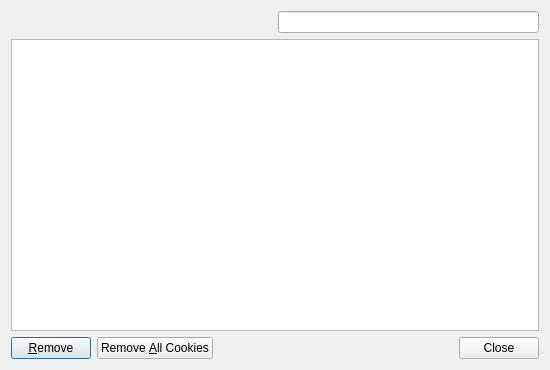
<ui version="4.0" >
 <class>CookiesDialog</class>
 <widget class="QDialog" name="CookiesDialog" >
  <property name="geometry" >
   <rect>
    <x>0</x>
    <y>0</y>
    <width>550</width>
    <height>370</height>
   </rect>
  </property>
  <property name="windowTitle" >
   <string>Cookies</string>
  </property>
  <layout class="QGridLayout" >
   <item row="0" column="0" >
    <spacer>
     <property name="orientation" >
      <enum>Qt::Horizontal</enum>
     </property>
     <property name="sizeHint" stdset="0" >
      <size>
       <width>252</width>
       <height>20</height>
      </size>
     </property>
    </spacer>
   </item>
   <item row="0" column="1" >
    <widget class="SearchLineEdit" name="search" />
   </item>
   <item row="1" column="0" colspan="2" >
    <widget class="EditTableView" name="cookiesTable" />
   </item>
   <item row="2" column="0" colspan="2" >
    <layout class="QHBoxLayout" >
     <item>
      <widget class="QPushButton" name="removeButton" >
       <property name="text" >
        <string>&amp;Remove</string>
       </property>
      </widget>
     </item>
     <item>
      <widget class="QPushButton" name="removeAllButton" >
       <property name="text" >
        <string>Remove &amp;All Cookies</string>
       </property>
      </widget>
     </item>
     <item>
      <spacer>
       <property name="orientation" >
        <enum>Qt::Horizontal</enum>
       </property>
       <property name="sizeHint" stdset="0" >
        <size>
         <width>40</width>
         <height>20</height>
        </size>
       </property>
      </spacer>
     </item>
     <item>
      <widget class="QDialogButtonBox" name="buttonBox" >
       <property name="standardButtons" >
        <set>QDialogButtonBox::Close</set>
       </property>
      </widget>
     </item>
    </layout>
   </item>
  </layout>
 </widget>
 <customwidgets>
  <customwidget>
   <class>SearchLineEdit</class>
   <extends>QLineEdit</extends>
   <header>searchlineedit.h</header>
  </customwidget>
  <customwidget>
   <class>EditTableView</class>
   <extends>QTableView</extends>
   <header>edittableview.h</header>
  </customwidget>
 </customwidgets>
 <resources/>
 <connections>
  <connection>
   <sender>buttonBox</sender>
   <signal>rejected()</signal>
   <receiver>CookiesDialog</receiver>
   <slot>close()</slot>
   <hints>
    <hint type="sourcelabel" >
     <x>472</x>
     <y>329</y>
    </hint>
    <hint type="destinationlabel" >
     <x>461</x>
     <y>356</y>
    </hint>
   </hints>
  </connection>
 </connections>
</ui>
